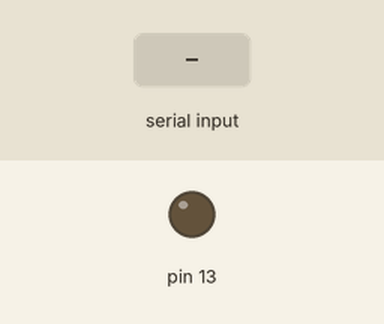
This sketch was run on a simulated Arduino Uno, built with avr-gcc and run on an emulated ATmega328P. On the bench: output pins drawn as LEDs (lit = HIGH). Inputs (shaded band) come from the test bench.

Above: at 1.2 s.
1.3 s: "r" received over the second serial link
At 1.7 s:
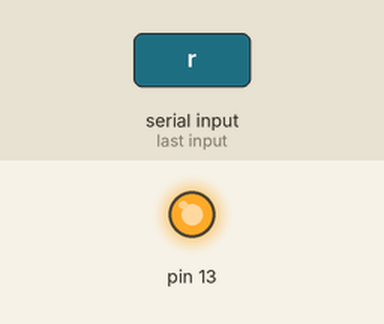
2.8 s: "1" received over the second serial link
At 3.9 s:
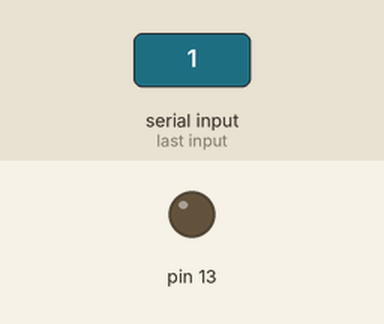
Timing chart, 0 to 5.8 s (numbered marks = the images above; inputs shaded):
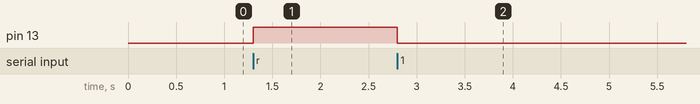

Measured:
- after the input at 1.3 s, pin 13: LOW → HIGH at once
- after the input at 2.8 s, pin 13: HIGH → LOW at once

The sketch:

nano_usbTest.ino
```cpp
#include <SoftwareSerial.h>

SoftwareSerial PCComm(11,10);  //Rx, Tx

void setup(){
   Serial.begin(9600);

   PCComm.begin(115200);
   pinMode(13, OUTPUT);
}


void loop(){
	if(PCComm.available()){
		if(PCComm.read() == 'r'){
			digitalWrite(13, HIGH);
			PCComm.println("Fiiiiiiiiiiiiiiiiine.");
		}
		else {
			digitalWrite(13, LOW);
		}
	}
}
```
